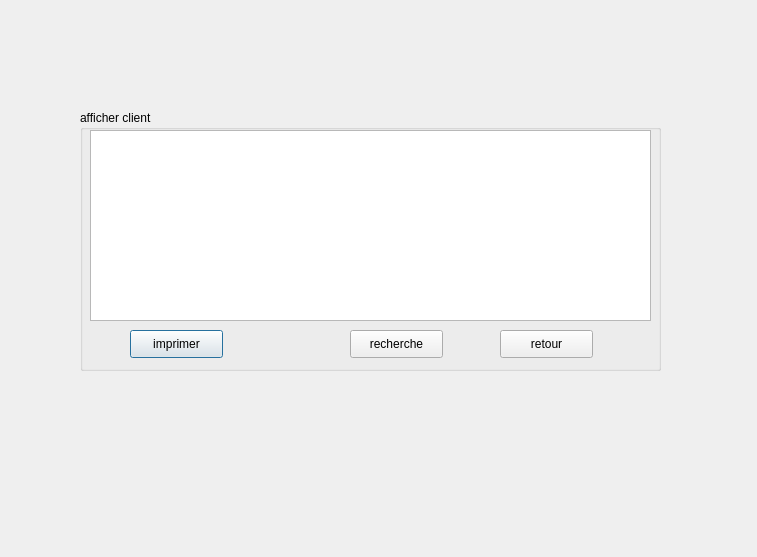
<?xml version="1.0" encoding="UTF-8"?>
<ui version="4.0">
 <class>afficher_client</class>
 <widget class="QDialog" name="afficher_client">
  <property name="geometry">
   <rect>
    <x>0</x>
    <y>0</y>
    <width>757</width>
    <height>557</height>
   </rect>
  </property>
  <property name="windowTitle">
   <string>Dialog</string>
  </property>
  <widget class="QGroupBox" name="groupBox_2">
   <property name="geometry">
    <rect>
     <x>80</x>
     <y>110</y>
     <width>581</width>
     <height>261</height>
    </rect>
   </property>
   <property name="title">
    <string>afficher client</string>
   </property>
   <widget class="QPushButton" name="pushButton_2">
    <property name="geometry">
     <rect>
      <x>50</x>
      <y>220</y>
      <width>93</width>
      <height>28</height>
     </rect>
    </property>
    <property name="text">
     <string>imprimer</string>
    </property>
   </widget>
   <widget class="QPushButton" name="pushButton_3">
    <property name="geometry">
     <rect>
      <x>270</x>
      <y>220</y>
      <width>93</width>
      <height>28</height>
     </rect>
    </property>
    <property name="text">
     <string>recherche</string>
    </property>
   </widget>
   <widget class="QPushButton" name="pushButton_14">
    <property name="geometry">
     <rect>
      <x>420</x>
      <y>220</y>
      <width>93</width>
      <height>28</height>
     </rect>
    </property>
    <property name="text">
     <string>retour</string>
    </property>
   </widget>
   <widget class="QTableView" name="tableView">
    <property name="geometry">
     <rect>
      <x>10</x>
      <y>20</y>
      <width>561</width>
      <height>191</height>
     </rect>
    </property>
   </widget>
  </widget>
 </widget>
 <resources/>
 <connections/>
</ui>
